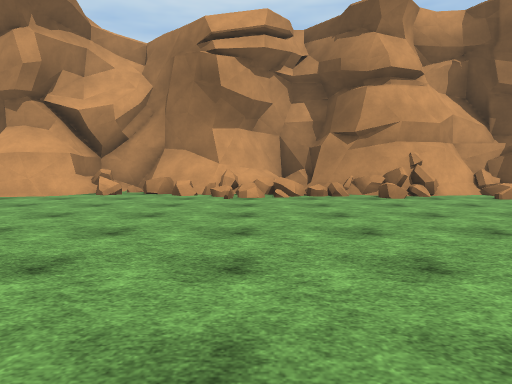
view 1 (above)

24 first-person views from a walk through a Unity game level. The camera is 1.3 m above the floor, tilts 4° down and sees 70° across. The floor is counted in squares, 2 m on a side. Each view is taken from the middle of a square. On the plan, view 1 faces up. The plan holds only what a view shows up to about 11 squares ahead; the rest is blank. The place goes on beyond the plan. Some animated figures are left out. Surface patterns are stand-ins for the level's own textures.

view 2
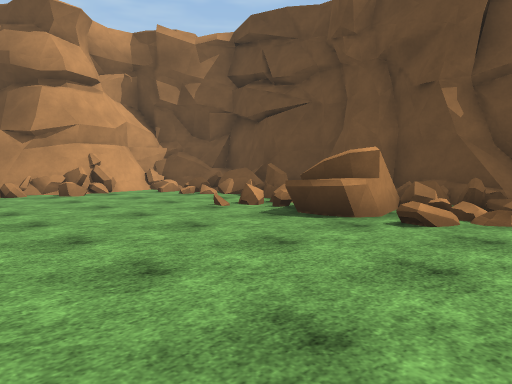

view 3
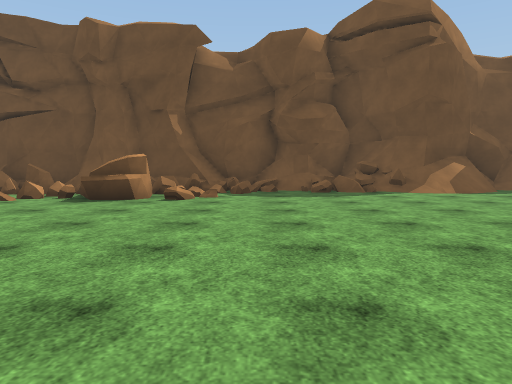

view 4
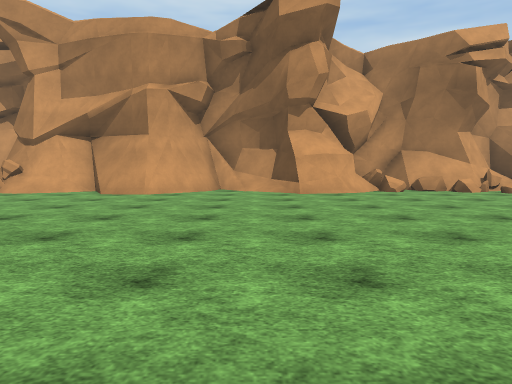

view 5
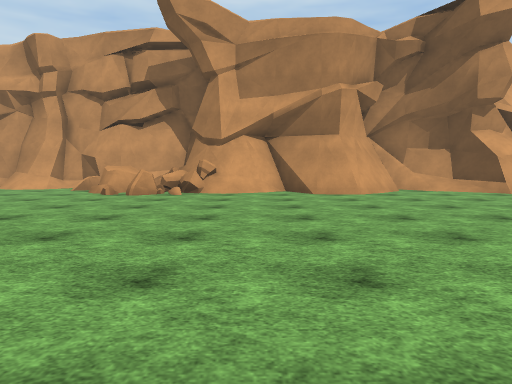

view 6
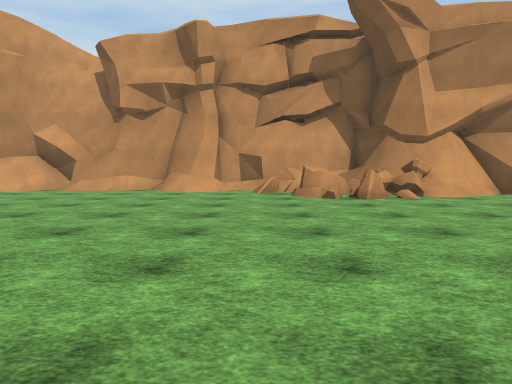

view 7
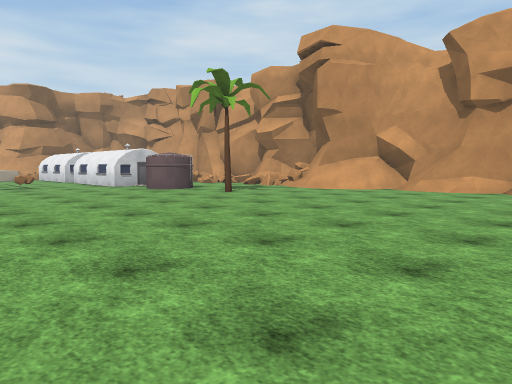

view 8
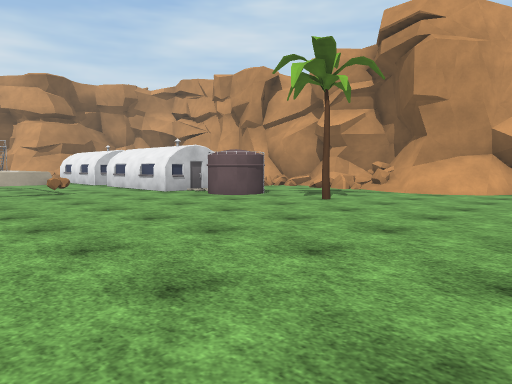

view 9
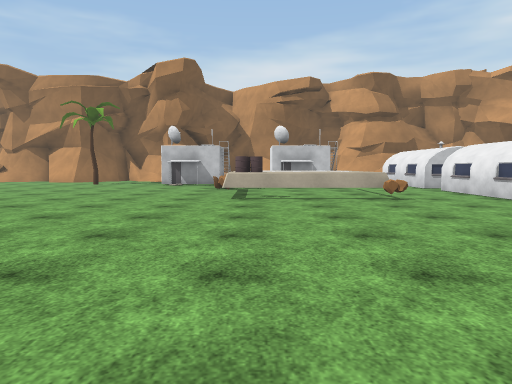

view 10
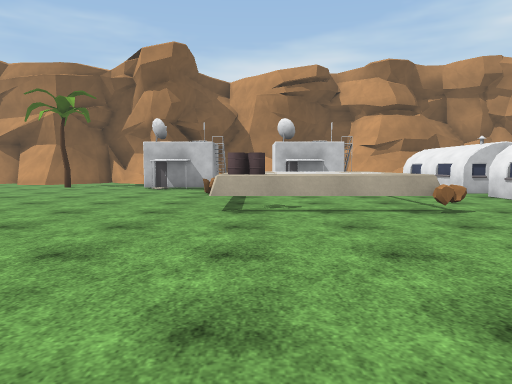

view 11
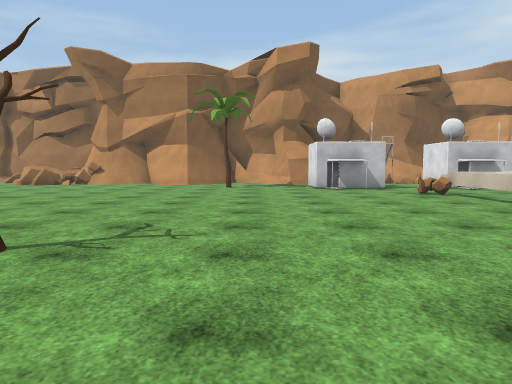

view 12
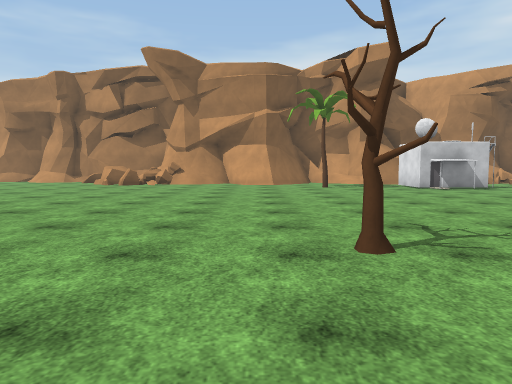

view 13
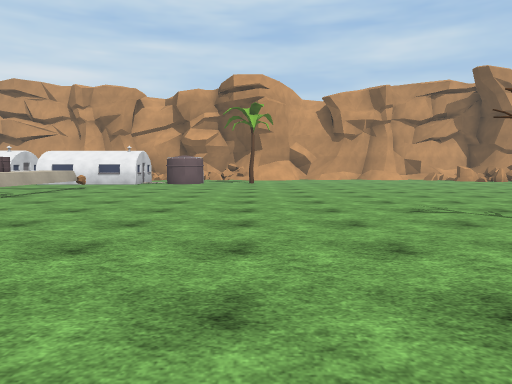

view 14
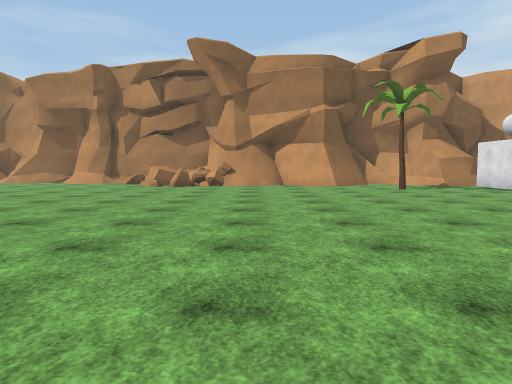

view 15
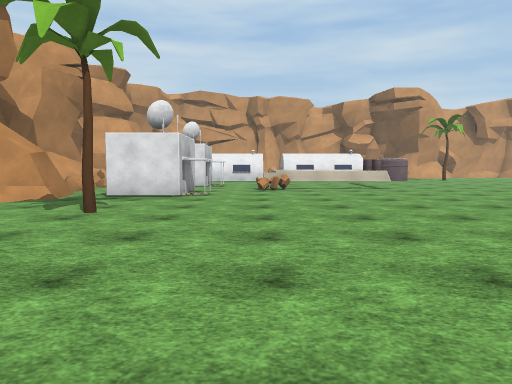

view 16
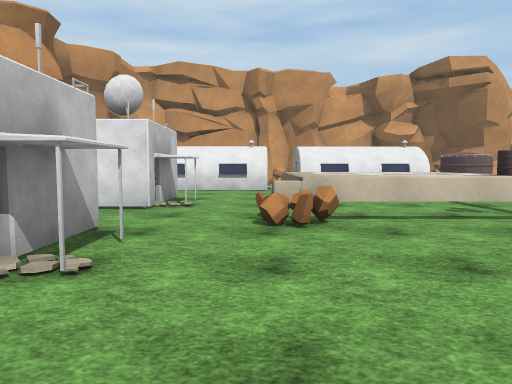

view 17
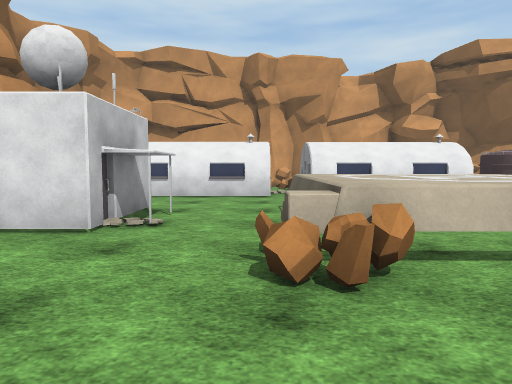

view 18
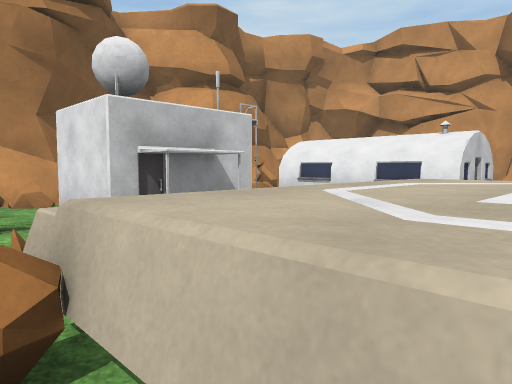

view 19
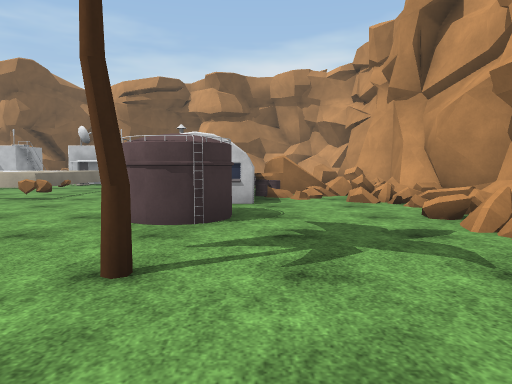

view 20
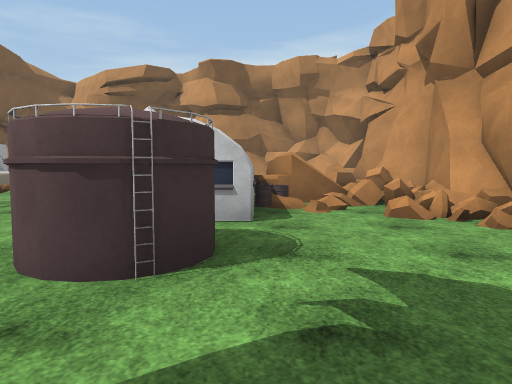

view 21
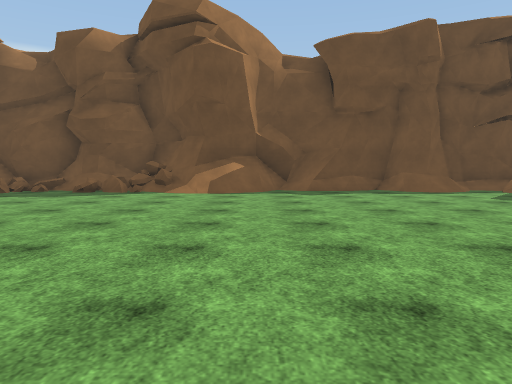

view 22
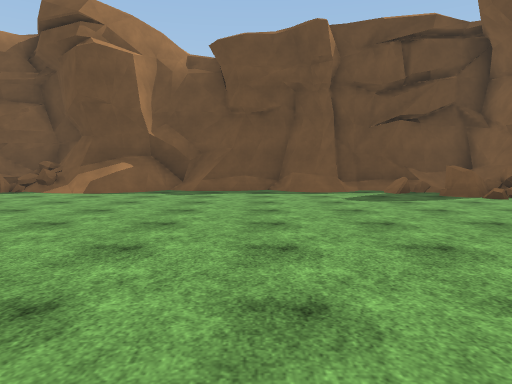

view 23
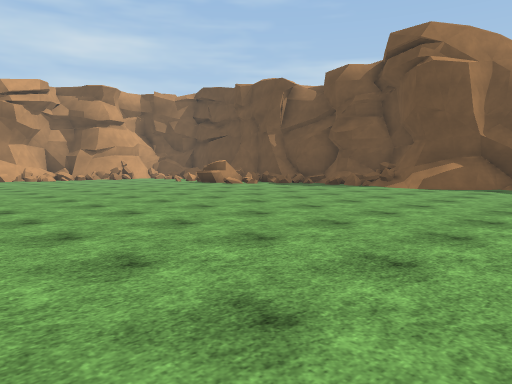

view 24
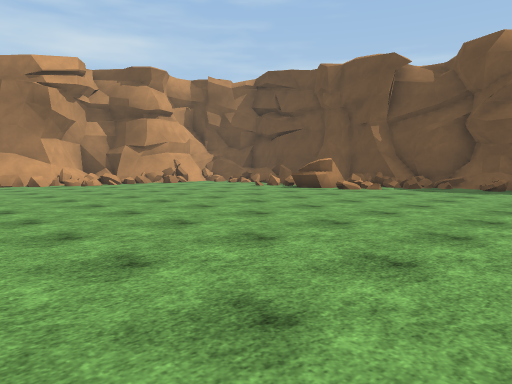

### Floor plan
Key: @ floor where view 1 was taken; # wall or solid block; x gap in a wall; . main floor; : floor 0.25 m higher than the main floor; / step, stairs or slope; = window, fence, low wall or low ledge; ^ raised ledge; T tree; B building; O other object.
Columns run from 37 left of view 1 to 8 right of it. Each row starts with its distance up from view 1.
 11       ######## #####
 10  #######====#####.######    ############  ###
  9   ^=====...=#.......==^######//##=.=#:.####=
  8    #=#=..............====.###..##...#xx=^##=#
  7    B.BBB..................................==#
  6 BBBB.BBBBOO.T..............................^#
  5 BBBB.BBB...................................=#
  4  ........................................=.^#
  3  .....==..................................###
  2  #..^^^..................................=###
  1 ##B.^^^............... ..................=#=#
  0 ....^^^..............   ...  ... ....@.....=##
 -1 B#.==.............       .    .  ........../##
 -2  #B..............               ............/#
 -3 ##...............               ...........==#
 -4 ................O               ...........==#
 -5 ...............                 .........../##
 -6 .T.............                  ........../##
 -7 .........T....                  .........../##
 -8 .............                   ............/#
 -9 ............                    ............##
-10 ............                    ............##
-11 ...........                        .........##
-12 ..........                          ......./##
-13 ........                              ....../#
-14 .......                                ....=##
-15 .....                                    =^^##

Positions as (right, up) in squares from view 1, and headings:
1: (0, 0), facing up
2: (0, -1), facing up-right
3: (-3, -1), facing right
4: (-7, -1), facing up
5: (-12, -1), facing up
6: (-17, 0), facing up
7: (-18, 0), facing up-left
8: (-21, 0), facing up-left
9: (-23, 0), facing left
10: (-25, 0), facing left
11: (-25, -5), facing left
12: (-25, -8), facing left
13: (-25, -8), facing up
14: (-26, -10), facing left
15: (-34, -11), facing up
16: (-34, -5), facing up
17: (-34, -3), facing up
18: (-32, -1), facing up-left
19: (-23, 7), facing left
20: (-25, 7), facing left
21: (-3, -7), facing right
22: (-3, -10), facing right
23: (-5, -10), facing up-right
24: (-5, -5), facing up-right
